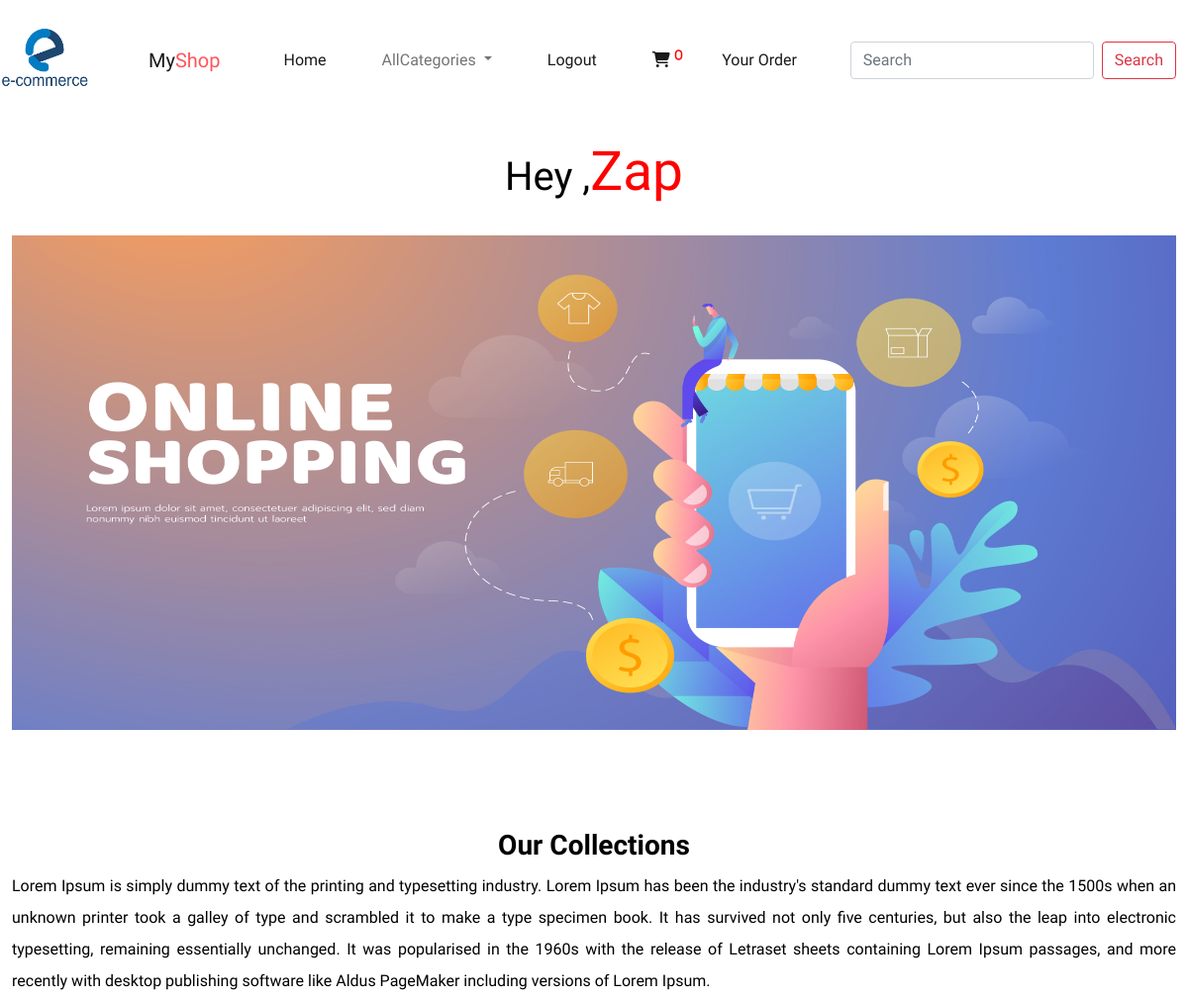
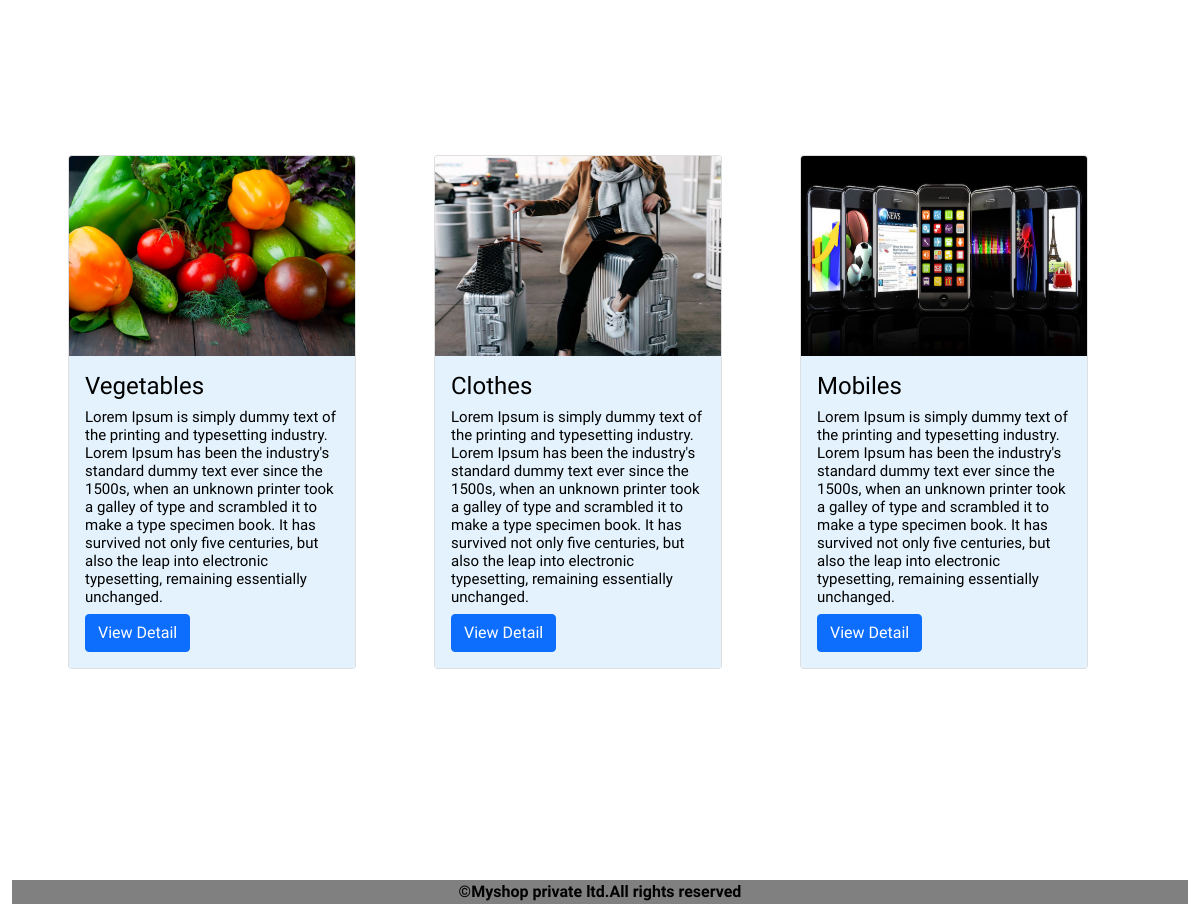
Screenshot of / (signed in) with the database file from the repository (2 pictures, top to bottom).
### shop/models.py (models this page shows, shortened)
class Category(models.Model):   #base class models.Model
    name = models.CharField(max_length=40)   #to add primary key : (max_length(20),primary key=true)
    desc = models.TextField()
    image=models.ImageField(upload_to='categories',null=True,blank=True)

### shop/views.py (the view)
# urls.py: path('', views.allcategories, name="allcat"),
def allcategories(request):
    c=Category.objects.all()
    return render(request,'category.html',{'c':c})

### cart/context_processors.py (called while the page is built)
def total(request):
    count=0
    if request.user.is_authenticated:
        u=request.user
        try:
            c=Cart.objects.filter(user=u)
            for i in c:
                count=count+i.quantity
        except:
            count=0
    return{'count':count}

### shop/context_processors.py (called while the page is built)
def links(request):
    c=Category.objects.all()
    return {'links':c}       #here we can pass context as funcname 'links' variable only coz its func name is links (so both must be same name)

### templates/category.html (shortened to what this page needs)
<!DOCTYPE html>
{% extends 'base.html' %}
{% load static %}
{% block content %}
<div class="container-fluid mt-4" style="margin-bottom:100px">
    <center>
    {% if user.is_authenticated %}
    <h1>Hey ,<span style="color:red; font-size:55px;">{{user.username}}</span></h1>
    {% else %}
    <h1>Guest</h1>
    {% endif %}
</center>
    <br>
    <img src="{% static 'images/banner image3.jpg' %}" height="500px" width="100%">
</div>
<div class="container-fluid" style="margin-bottom:100px">
    <h3 class="text-center text-black fw-bold">Our Collections</h3>
    <p style="text-align:justify;line-height:2">Lorem Ipsum is simply dummy text of the printing and typesetting industry.
    Lorem Ipsum has been the industry's standard dummy text ever since the 1500s  when an unknown printer took a galley of type and scrambled it to make a type
    specimen book. It has survived not only five centuries, but also the leap into
    electronic typesetting, remaining essentially unchanged. It was popularised in
    the 1960s with the release of Letraset sheets containing Lorem Ipsum passages,
    and more recently with desktop publishing software like Aldus PageMaker including
    versions of Lorem Ipsum.</p>
</div>
<div class="container-fluid" style="margin-bottom:100px">
    <div class="row">
        {% for i in c %}
            <div class="col-sm-3 m-2 " style="height:px; width:350px;" >
            <div class="card m-5" style="width: 18rem;">
  <img src="{{i.image.url}}" height="200px" width="100%" class="card-img-top" alt="...">
  <div class="card-body" style="background-color:#e3f2fd">
    <h4 class="card-title">{{i.name}}</h4>
       <h5 class="card-title" style="font-size:15px">{{i.desc}}</h5>
    <a href="{% url 'shop:products' i.id %}" class="btn btn-primary">View Detail</a>
  </div>
</div>
        </div>
{% endfor %}
    </div>
</div>
{% endblock %}

### static/css/style.css (style rules this page uses)
body { color:black; background-color:white; font-family: "Recursive", sans-serif; font-optical-sizing: auto; font-weight: 300; font-style: normal; font-variation-settings: "slnt" 0, "CASL" 0, "CRSV" 0.5, "MONO" 0; }
.navbar-brand,span { display: inline-block; color:#ff545a; text-transform:capitalize; }
.log-img,img { padding-top:px; }
.container-fluid { margin-top:5px; background-color:white; }

### rows the page displays
Category: image (picture), name "Vegetables", desc "Lorem Ipsum is simply dummy text of the printing and typesetting industry. Lorem Ipsum has been the industry's standard dummy text ever since the 1500s, when an unknown printer took a galley of type and scrambled it to make a type specimen book. It has survived not only five centuries, but also the leap into electronic typesetting, remaining essentially unchanged."
Category: image (picture), name "Clothes", desc "Lorem Ipsum is simply dummy text of the printing and typesetting industry. Lorem Ipsum has been the industry's standard dummy text ever since the 1500s, when an unknown printer took a galley of type and scrambled it to make a type specimen book. It has survived not only five centuries, but also the leap into electronic typesetting, remaining essentially unchanged."
Category: image (picture), name "Mobiles", desc "Lorem Ipsum is simply dummy text of the printing and typesetting industry. Lorem Ipsum has been the industry's standard dummy text ever since the 1500s, when an unknown printer took a galley of type and scrambled it to make a type specimen book. It has survived not only five centuries, but also the leap into electronic typesetting, remaining essentially unchanged."

### other values shown
{{ count }} "0"
{{ user.username }} "Zap"
